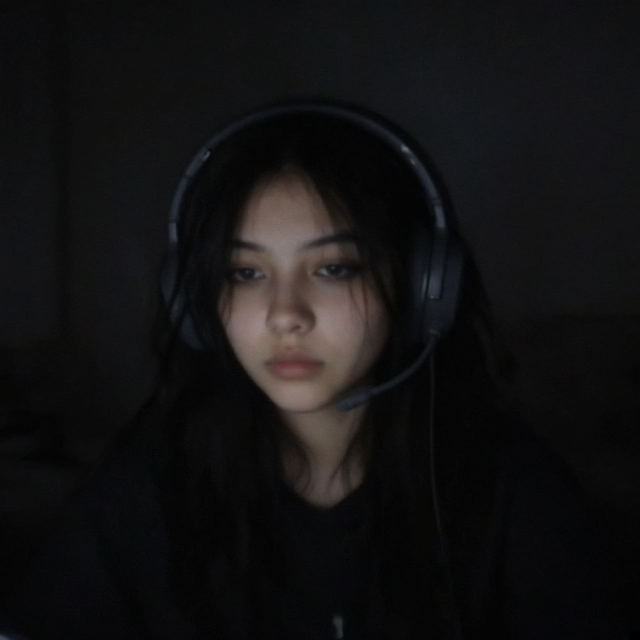
#> input picture img/mia-portrait.jpg, 1280 x 1280 px, found by its file name (shown at 1/2 size)
$ python make_avatar.py   (older library calls are emulated)
#> lines starting #> are read from the running program, lines starting #| are printed output that depends on the picture
#!/usr/bin/env python3
"""Cut mia's twitch avatar from an owner-approved portrait.

    /workspace/pausia/.venv/bin/python tools/make_avatar.py [--src PATH] [--zoom 0.74]

A twitch avatar renders as small as 32px, so a head-and-shoulders frame is wasted:
the shoulders and dark background collapse into a blob. This crops tight on the
face, solves a gamma that puts the face on a readable brightness, then sharpens.

The face here is always an owner-approved photo. Never a generated one.

Measured on the approved shot: the source is underexposed (mean 18, centre 33) and
soft (laplacian var 2.8 at full res), so both the lift and the sharpen are load
bearing rather than polish.
"""
import argparse
import math
import sys
from pathlib import Path

import cv2
import numpy as np

DEFAULT_SRC = Path("/workspace/mia-site/img/mia-portrait.jpg")
OUT = Path("/workspace/mia-site/img/brand")


def main() -> int:
    ap = argparse.ArgumentParser()
    ap.add_argument("--src", type=Path, default=DEFAULT_SRC)
    ap.add_argument("--zoom", type=float, default=0.74, help="fraction of the frame to keep")
    ap.add_argument("--target", type=float, default=125.0, help="brightness for the face")
    ap.add_argument("--top", type=float, default=0.05, help="where the crop starts, as a fraction")
    a = ap.parse_args()

    img = cv2.imread(str(a.src))
#> img is the input picture: shape (1280, 1280, 3); mean B, G, R 18.3, 17.9, 18.8
    if img is None:
        print(f"cannot read {a.src}")
        return 2
    h, w = img.shape[:2]
#> h = 1280; w = 1280

    side = int(min(h, w) * a.zoom)
#> side = 947
    left = (w - side) // 2
#> left = 166
    top = int(h * a.top)
#> top = 64
    crop = img[top:top + side, left:left + side]
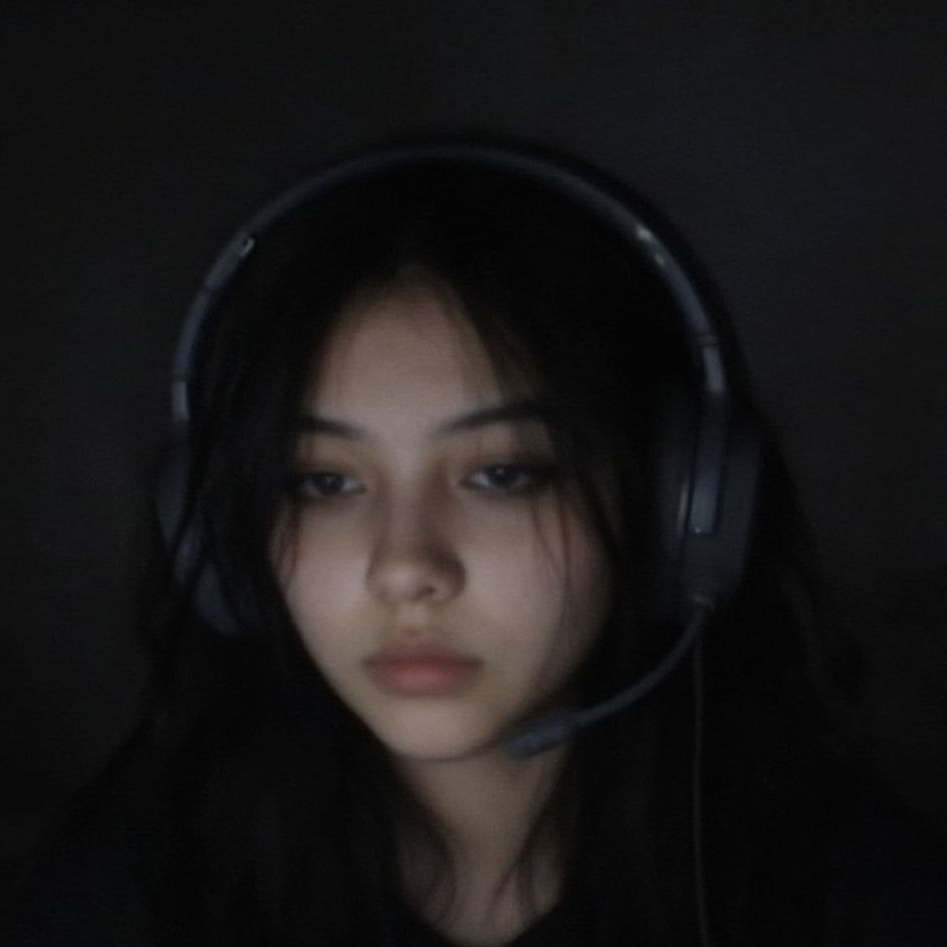
#> crop: shape (947, 947, 3); mean B, G, R 23.4, 23.3, 25.1
    print(f"crop    {side}x{side} from {w}x{h} at x={left} y={top}")
#| crop    947x947 from 1280x1280 at x=166 y=64

    # gamma lift: puts the middle of the crop (the face) on the target, and leaves
    # the already-bright pixels alone, so highlights survive
    luma = cv2.cvtColor(crop, cv2.COLOR_BGR2GRAY)
    c = luma[luma.shape[0] // 4:luma.shape[0] - luma.shape[0] // 4,
             luma.shape[1] // 4:luma.shape[1] - luma.shape[1] // 4].mean()
#> c = 44.07
    gamma = math.log(a.target / 255.0) / math.log(max(c, 1.0) / 255.0)
#> gamma = 0.406
    lifted = np.clip(255.0 * np.power(crop.astype(np.float64) / 255.0, gamma), 0, 255)
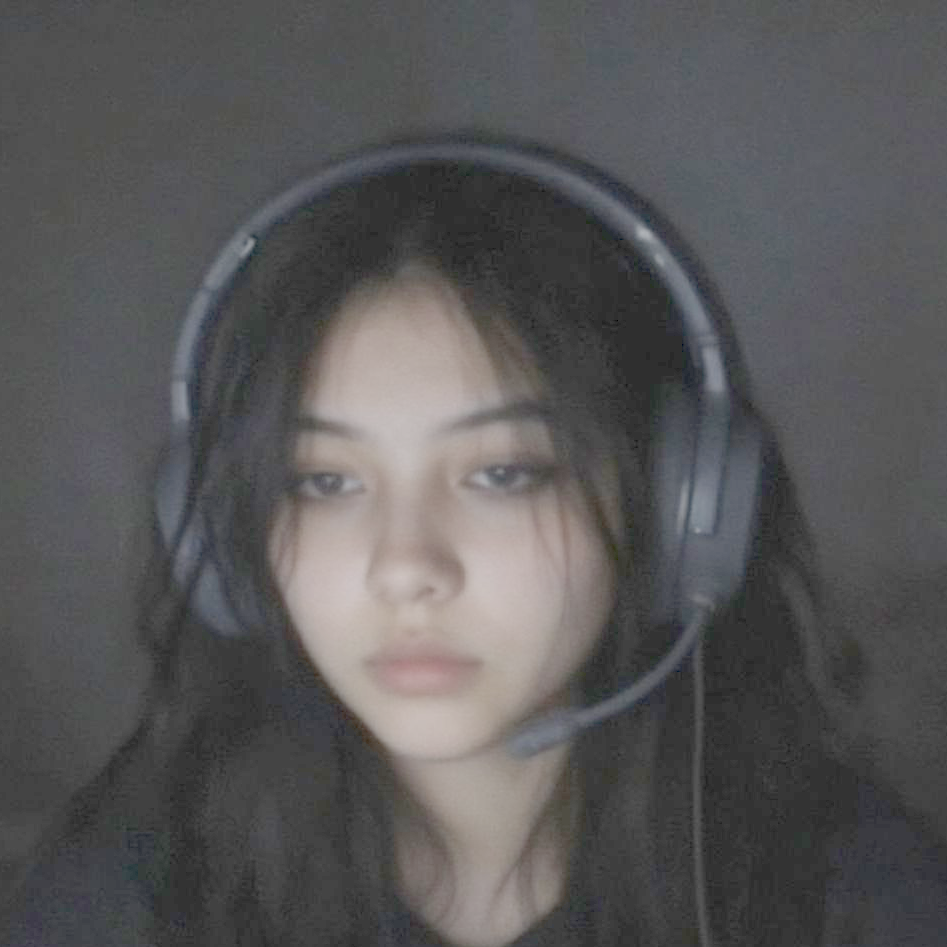
#> lifted: shape (947, 947, 3) float64; mean B, G, R 88.8, 87.9, 89
    print(f"lift    centre {c:.1f} -> ~{a.target:.0f} (gamma {gamma:.2f})")
#| lift    centre 44.1 -> ~125 (gamma 0.41)

    # denoise then sharpen: the lift multiplies grain, so the sharpen has to come after
    smooth = cv2.bilateralFilter(lifted.astype(np.uint8), 5, 25, 25)
    blur = cv2.GaussianBlur(smooth, (0, 0), 1.1)
    sharp = cv2.addWeighted(smooth, 1.7, blur, -0.7, 0)

    for size in (400, 800):
        out = cv2.resize(sharp, (size, size), interpolation=cv2.INTER_LANCZOS4)
        p = OUT / f"twitch-avatar{'' if size == 400 else '_800'}.png"
        OUT.mkdir(parents=True, exist_ok=True)
        cv2.imwrite(str(p), out)
        lo = cv2.cvtColor(out, cv2.COLOR_BGR2GRAY)
        print(f"avatar  {p}  {size}x{size}  mean {lo.mean():.0f}  "
              f"sharpness {cv2.Laplacian(lo, cv2.CV_64F).var():.0f}  "
              f"clipped {(lo > 250).mean() * 100:.1f}%")
#> this loop made 2 passes
#| avatar  /workspace/mia-site/img/brand/twitch-avatar.png  400x400  mean 88  sharpness 43  clipped 0.0%
#| avatar  /workspace/mia-site/img/brand/twitch-avatar_800.png  800x800  mean 88  sharpness 13  clipped 0.0%
    return 0


if __name__ == "__main__":
    sys.exit(main())
#> (the program exits here)

$ run again, with img/mia-current.jpg copied over img/mia-portrait.jpg
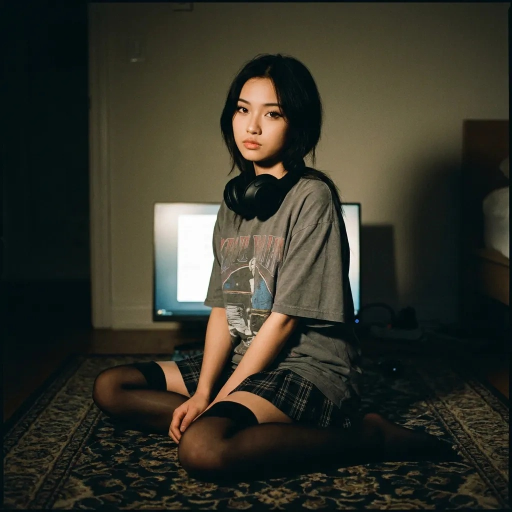
#> input picture img/mia-current.jpg, 1024 x 1024 px, found by its file name (shown at 1/2 size)
#> in main, img is the input picture: shape (1024, 1024, 3); mean B, G, R 41, 51.7, 51.9
#| crop    757x757 from 1024x1024 at x=133 y=51
#> in main, `luma = cv2.cvtColor(crop, cv2.COLOR_BGR2GRAY)`:
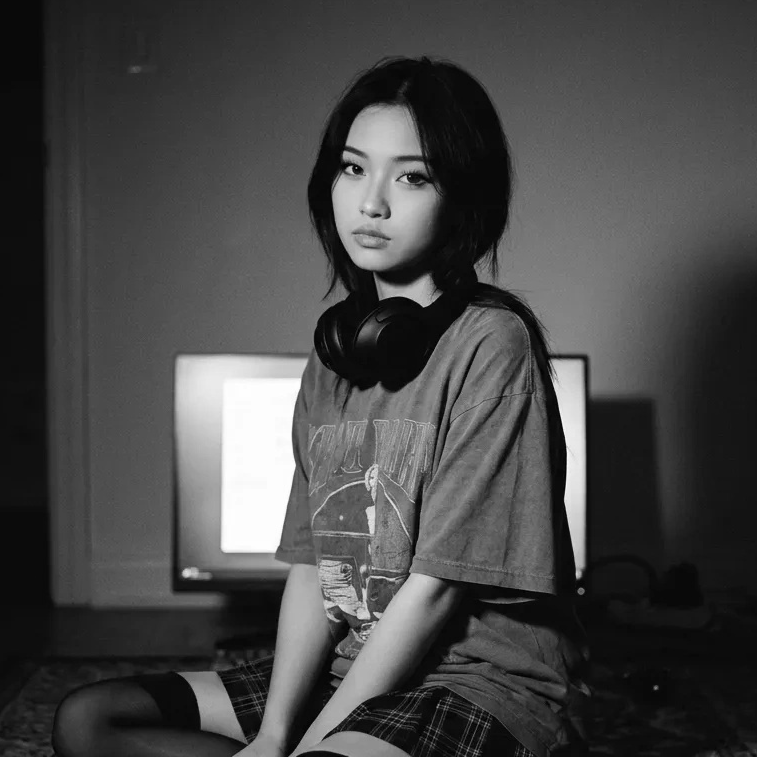
#> luma: shape (757, 757); min 0, max 255, mean 70.3
#> c = 108.8
#> gamma = 0.837
#| lift    centre 108.8 -> ~125 (gamma 0.84)
#> the loop in main, `for size in (400, 800):` made 2 passes
#| avatar  /workspace/mia-site/img/brand/twitch-avatar.png  400x400  mean 83  sharpness 1550  clipped 1.8%
#| avatar  /workspace/mia-site/img/brand/twitch-avatar_800.png  800x800  mean 83  sharpness 435  clipped 1.8%
#> pass 1, in main, `lo = cv2.cvtColor(out, cv2.COLOR_BGR2GRAY)`:
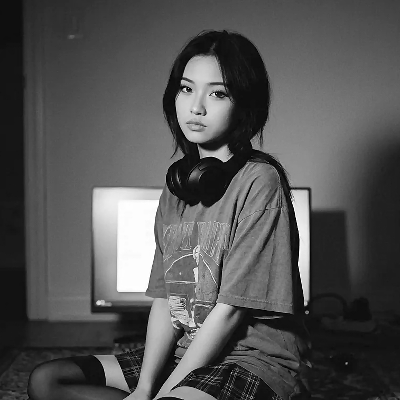
#> lo: shape (400, 400); min 0, max 255, mean 82.8
